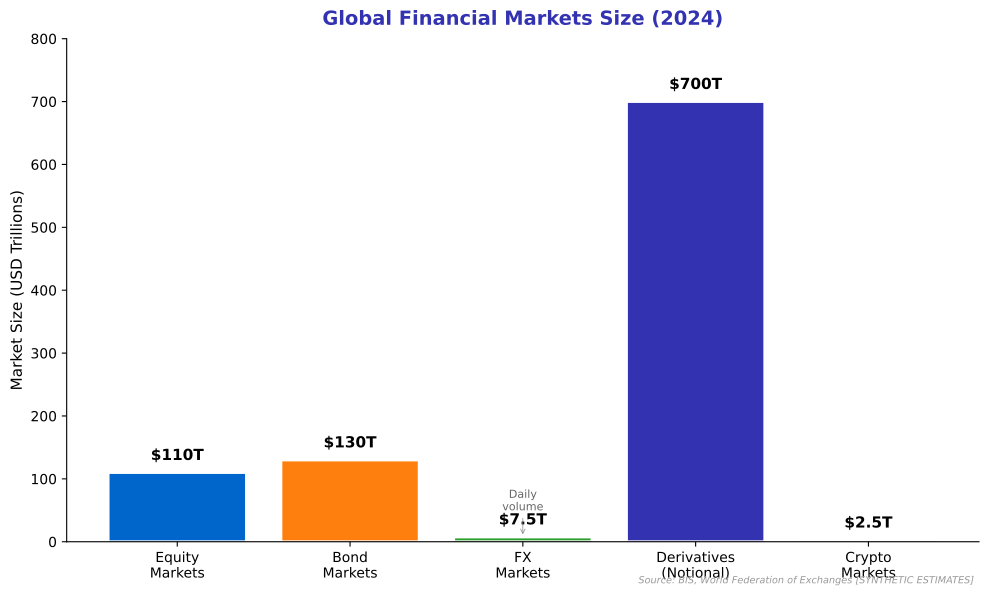

Generate this figure with Python:
"""
Financial Market Structure - Capital flows diagram
Shows key market participants and flows

Output: market_structure.pdf
Module: module_04_traditional
Lesson: 37 - Financial Markets
"""

from pathlib import Path
import matplotlib.pyplot as plt
import matplotlib.patches as mpatches
import numpy as np

plt.rcParams.update({
    'font.size': 10,
    'axes.labelsize': 10,
    'axes.titlesize': 11,
    'figure.figsize': (10, 6),
    'figure.dpi': 150
})

MLPURPLE = '#3333B2'
MLBLUE = '#0066CC'
MLORANGE = '#FF7F0E'
MLGREEN = '#2CA02C'
MLLAVENDER = '#ADADE0'

def create_chart():
    fig, ax = plt.subplots(figsize=(10, 6))

    # Market size data (in trillions USD, 2024)
    markets = ['Equity\nMarkets', 'Bond\nMarkets', 'FX\nMarkets', 'Derivatives\n(Notional)', 'Crypto\nMarkets']
    sizes = [110, 130, 7.5, 700, 2.5]  # Daily volume for FX, notional for derivatives

    colors = [MLBLUE, MLORANGE, MLGREEN, MLPURPLE, '#999999']

    bars = ax.bar(markets, sizes, color=colors, edgecolor='white', linewidth=2)

    # Add value labels
    for bar, val in zip(bars, sizes):
        label = f'${val:.0f}T' if val >= 10 else f'${val:.1f}T'
        ax.text(bar.get_x() + bar.get_width()/2, bar.get_height() + 15,
                label, ha='center', va='bottom', fontsize=11, fontweight='bold')

    ax.set_ylabel('Market Size (USD Trillions)', fontsize=11)
    ax.set_title('Global Financial Markets Size (2024)', fontsize=14,
                 fontweight='bold', color=MLPURPLE, pad=10)

    # Add annotations
    ax.annotate('Daily\nvolume', xy=(2, 7.5), xytext=(2, 50),
                fontsize=8, color='#666666', ha='center',
                arrowprops=dict(arrowstyle='->', color='gray', lw=0.5))

    ax.set_ylim(0, 800)

    # Remove top and right spines
    ax.spines['top'].set_visible(False)
    ax.spines['right'].set_visible(False)

    fig.text(0.98, 0.02, 'Source: BIS, World Federation of Exchanges [SYNTHETIC ESTIMATES]',
             fontsize=7, color='#999999', ha='right', style='italic')

    plt.tight_layout()

    output_path = Path(__file__).parent / 'market_structure.pdf'
    plt.savefig(output_path, format='pdf', dpi=300, bbox_inches='tight')
    plt.close()
    print(f"Chart saved to: {output_path}")
    return output_path

if __name__ == '__main__':
    create_chart()
